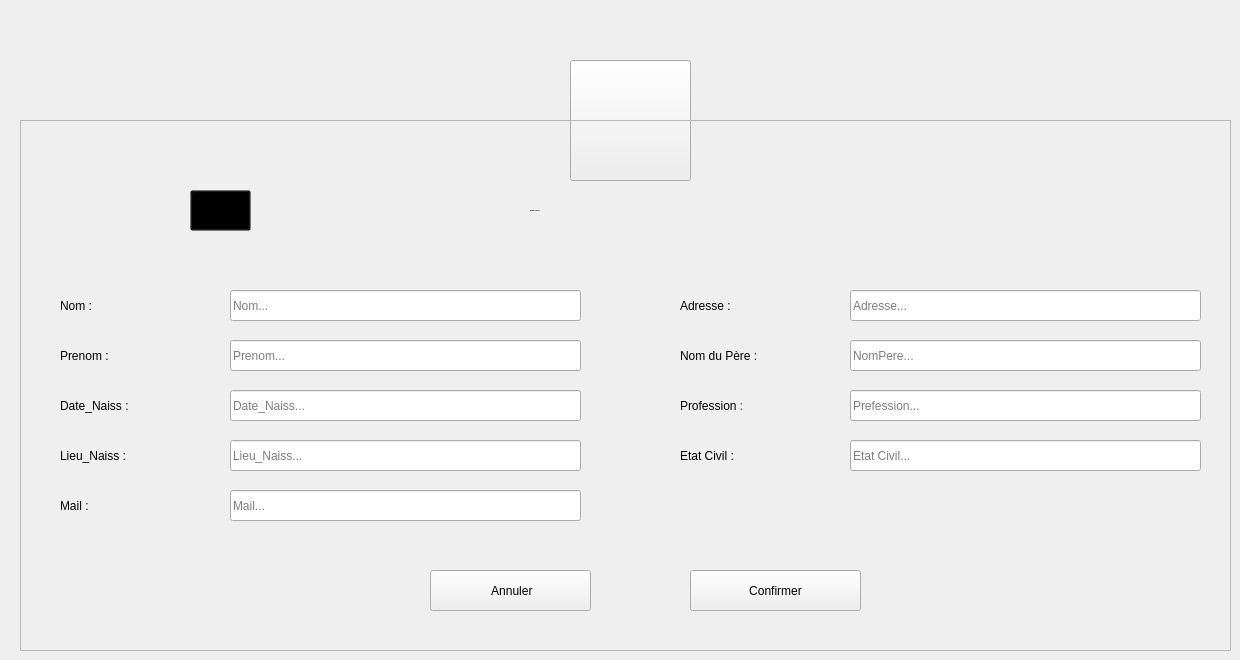
      <widget class="QWidget" name="Modifier_Citoyen_2">
       <widget class="QToolButton" name="toolButton_22">
        <property name="geometry">
         <rect>
          <x>570</x>
          <y>60</y>
          <width>121</width>
          <height>121</height>
         </rect>
        </property>
        <property name="styleSheet">
         <string notr="true"/>
        </property>
        <property name="text">
         <string/>
        </property>
        <property name="icon">
         <iconset>
          <normaloff>:/Ressources/image/systeme-de-population.png</normaloff>:/Ressources/image/systeme-de-population.png</iconset>
        </property>
        <property name="iconSize">
         <size>
          <width>64</width>
          <height>64</height>
         </size>
        </property>
       </widget>
       <widget class="QFrame" name="frame_15">
        <property name="geometry">
         <rect>
          <x>20</x>
          <y>120</y>
          <width>1211</width>
          <height>531</height>
         </rect>
        </property>
        <property name="styleSheet">
         <string notr="true"/>
        </property>
        <property name="frameShape">
         <enum>QFrame::StyledPanel</enum>
        </property>
        <property name="frameShadow">
         <enum>QFrame::Raised</enum>
        </property>
        <widget class="QLabel" name="L_AjouterCitoyen_5">
         <property name="geometry">
          <rect>
           <x>510</x>
           <y>70</y>
           <width>281</width>
           <height>41</height>
          </rect>
         </property>
         <property name="font">
          <font>
           <family>century gothic</family>
           <pointsize>-1</pointsize>
           <weight>75</weight>
           <bold>true</bold>
          </font>
         </property>
         <property name="styleSheet">
          <string notr="true">background: transparent;</string>
         </property>
         <property name="text">
          <string>Modifier un Citoyen</string>
         </property>
        </widget>
        <widget class="QLabel" name="L_MNomCitoyen_2">
         <property name="geometry">
          <rect>
           <x>40</x>
           <y>170</y>
           <width>121</width>
           <height>31</height>
          </rect>
         </property>
         <property name="styleSheet">
          <string notr="true">background: transparent;</string>
         </property>
         <property name="text">
          <string>Nom :</string>
         </property>
        </widget>
        <widget class="QLabel" name="L_MPrenomCitoyen_2">
         <property name="geometry">
          <rect>
           <x>40</x>
           <y>220</y>
           <width>121</width>
           <height>31</height>
          </rect>
         </property>
         <property name="styleSheet">
          <string notr="true">background: transparent;</string>
         </property>
         <property name="text">
          <string>Prenom :</string>
         </property>
        </widget>
        <widget class="QLabel" name="L_MDateNaissCit_2">
         <property name="geometry">
          <rect>
           <x>40</x>
           <y>270</y>
           <width>131</width>
           <height>31</height>
          </rect>
         </property>
         <property name="styleSheet">
          <string notr="true">background: transparent;</string>
         </property>
         <property name="text">
          <string>Date_Naiss :</string>
         </property>
        </widget>
        <widget class="QLabel" name="L_MLieuNaissCit_2">
         <property name="geometry">
          <rect>
           <x>40</x>
           <y>320</y>
           <width>141</width>
           <height>31</height>
          </rect>
         </property>
         <property name="styleSheet">
          <string notr="true">background: transparent;</string>
         </property>
         <property name="text">
          <string>Lieu_Naiss :</string>
         </property>
        </widget>
        <widget class="QLabel" name="L_MMailCitoyen_2">
         <property name="geometry">
          <rect>
           <x>40</x>
           <y>370</y>
           <width>141</width>
           <height>31</height>
          </rect>
         </property>
         <property name="styleSheet">
          <string notr="true">background: transparent;</string>
         </property>
         <property name="text">
          <string>Mail :</string>
         </property>
        </widget>
        <widget class="QLineEdit" name="LE_MNomCitoyen_2">
         <property name="geometry">
          <rect>
           <x>210</x>
           <y>170</y>
           <width>351</width>
           <height>31</height>
          </rect>
         </property>
         <property name="placeholderText">
          <string>Nom...</string>
         </property>
        </widget>
        <widget class="QLineEdit" name="LE_MPrenomCitoyen_2">
         <property name="geometry">
          <rect>
           <x>210</x>
           <y>220</y>
           <width>351</width>
           <height>31</height>
          </rect>
         </property>
         <property name="placeholderText">
          <string>Prenom...</string>
         </property>
        </widget>
        <widget class="QLineEdit" name="LE_MDateNaissCit_3">
         <property name="geometry">
          <rect>
           <x>210</x>
           <y>270</y>
           <width>351</width>
           <height>31</height>
          </rect>
         </property>
         <property name="placeholderText">
          <string>Date_Naiss...</string>
         </property>
        </widget>
        <widget class="QLineEdit" name="LE_MLieuNaissCit_2">
         <property name="geometry">
          <rect>
           <x>210</x>
           <y>320</y>
           <width>351</width>
           <height>31</height>
          </rect>
         </property>
         <property name="placeholderText">
          <string>Lieu_Naiss...</string>
         </property>
        </widget>
        <widget class="QLineEdit" name="LE_MMailCitoyen_2">
         <property name="geometry">
          <rect>
           <x>210</x>
           <y>370</y>
           <width>351</width>
           <height>31</height>
          </rect>
         </property>
         <property name="text">
          <string/>
         </property>
         <property name="placeholderText">
          <string>Mail...</string>
         </property>
        </widget>
        <widget class="QPushButton" name="B_MConfirmerCitoyen_3">
         <property name="geometry">
          <rect>
           <x>670</x>
           <y>450</y>
           <width>171</width>
           <height>41</height>
          </rect>
         </property>
         <property name="text">
          <string>Confirmer</string>
         </property>
         <property name="icon">
          <iconset>
           <normaloff>:/Ressources/image/confirm.png</normaloff>:/Ressources/image/confirm.png</iconset>
         </property>
         <property name="iconSize">
          <size>
           <width>20</width>
           <height>20</height>
          </size>
         </property>
        </widget>
        <widget class="QPushButton" name="B_MAnnulerCitoyen_2">
         <property name="geometry">
          <rect>
           <x>410</x>
           <y>450</y>
           <width>161</width>
           <height>41</height>
          </rect>
         </property>
         <property name="styleSheet">
          <string notr="true"/>
         </property>
         <property name="text">
          <string> Annuler</string>
         </property>
         <property name="icon">
          <iconset>
           <normaloff>:/Ressources/image/close.png</normaloff>:/Ressources/image/close.png</iconset>
         </property>
         <property name="iconSize">
          <size>
           <width>16</width>
           <height>16</height>
          </size>
         </property>
        </widget>
        <widget class="QToolButton" name="toolButton_23">
         <property name="geometry">
          <rect>
           <x>170</x>
           <y>70</y>
           <width>61</width>
           <height>41</height>
          </rect>
         </property>
         <property name="styleSheet">
          <string notr="true">background: transparent;</string>
         </property>
         <property name="text">
          <string/>
         </property>
         <property name="icon">
          <iconset>
           <normaloff>:/Recources/Images/add-user.png</normaloff>:/Recources/Images/add-user.png</iconset>
         </property>
         <property name="iconSize">
          <size>
           <width>30</width>
           <height>30</height>
          </size>
         </property>
        </widget>
        <widget class="QLabel" name="L_MAdresseCit_2">
         <property name="geometry">
          <rect>
           <x>660</x>
           <y>170</y>
           <width>121</width>
           <height>31</height>
          </rect>
         </property>
         <property name="styleSheet">
          <string notr="true">background: transparent;</string>
         </property>
         <property name="text">
          <string>Adresse :</string>
         </property>
        </widget>
        <widget class="QLineEdit" name="LE_MProfessionCit_2">
         <property name="geometry">
          <rect>
           <x>830</x>
           <y>270</y>
           <width>351</width>
           <height>31</height>
          </rect>
         </property>
         <property name="placeholderText">
          <string>Prefession...</string>
         </property>
        </widget>
        <widget class="QLineEdit" name="LE_MAdresseCit_2">
         <property name="geometry">
          <rect>
           <x>830</x>
           <y>170</y>
           <width>351</width>
           <height>31</height>
          </rect>
         </property>
         <property name="placeholderText">
          <string>Adresse...</string>
         </property>
        </widget>
        <widget class="QLabel" name="L_MNomPereCit_2">
         <property name="geometry">
          <rect>
           <x>660</x>
           <y>220</y>
           <width>151</width>
           <height>31</height>
          </rect>
         </property>
         <property name="styleSheet">
          <string notr="true">background: transparent;</string>
         </property>
         <property name="text">
          <string>Nom du Père :</string>
         </property>
        </widget>
        <widget class="QLineEdit" name="LE_MNomPereCit_2">
         <property name="geometry">
          <rect>
           <x>830</x>
           <y>220</y>
           <width>351</width>
           <height>31</height>
          </rect>
         </property>
         <property name="placeholderText">
          <string>NomPere...</string>
         </property>
        </widget>
        <widget class="QLabel" name="L_MProfessionCit_2">
         <property name="geometry">
          <rect>
           <x>660</x>
           <y>270</y>
           <width>131</width>
           <height>31</height>
          </rect>
         </property>
         <property name="styleSheet">
          <string notr="true">background: transparent;</string>
         </property>
         <property name="text">
          <string>Profession :</string>
         </property>
        </widget>
        <widget class="QLabel" name="L_MEtatCitoyen_2">
         <property name="geometry">
          <rect>
           <x>660</x>
           <y>320</y>
           <width>141</width>
           <height>31</height>
          </rect>
         </property>
         <property name="styleSheet">
          <string notr="true">background: transparent;</string>
         </property>
         <property name="text">
          <string>Etat Civil :</string>
         </property>
        </widget>
        <widget class="QLineEdit" name="LE_MEtatCitoyen_2">
         <property name="geometry">
          <rect>
           <x>830</x>
           <y>320</y>
           <width>351</width>
           <height>31</height>
          </rect>
         </property>
         <property name="placeholderText">
          <string>Etat Civil...</string>
         </property>
        </widget>
       </widget>
      </widget>
